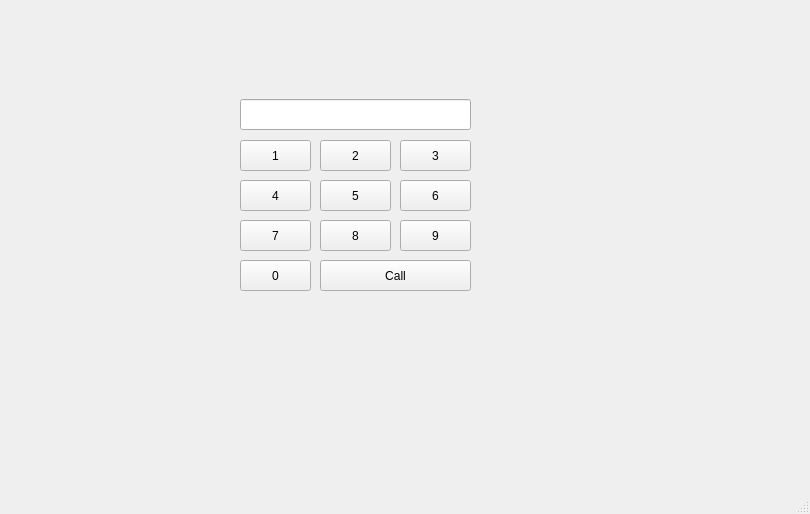
<?xml version="1.0" encoding="UTF-8"?>
<ui version="4.0">
 <class>MainWindow</class>
 <widget class="QMainWindow" name="MainWindow">
  <property name="geometry">
   <rect>
    <x>0</x>
    <y>0</y>
    <width>810</width>
    <height>514</height>
   </rect>
  </property>
  <property name="windowTitle">
   <string>MainWindow</string>
  </property>
  <widget class="QWidget" name="centralwidget">
   <widget class="QPushButton" name="pb1">
    <property name="geometry">
     <rect>
      <x>240</x>
      <y>140</y>
      <width>71</width>
      <height>31</height>
     </rect>
    </property>
    <property name="text">
     <string>1</string>
    </property>
   </widget>
   <widget class="QPushButton" name="pb2">
    <property name="geometry">
     <rect>
      <x>320</x>
      <y>140</y>
      <width>71</width>
      <height>31</height>
     </rect>
    </property>
    <property name="text">
     <string>2</string>
    </property>
   </widget>
   <widget class="QPushButton" name="pb3">
    <property name="geometry">
     <rect>
      <x>400</x>
      <y>140</y>
      <width>71</width>
      <height>31</height>
     </rect>
    </property>
    <property name="text">
     <string>3</string>
    </property>
   </widget>
   <widget class="QPushButton" name="pb4">
    <property name="geometry">
     <rect>
      <x>240</x>
      <y>180</y>
      <width>71</width>
      <height>31</height>
     </rect>
    </property>
    <property name="text">
     <string>4</string>
    </property>
   </widget>
   <widget class="QPushButton" name="pb5">
    <property name="geometry">
     <rect>
      <x>320</x>
      <y>180</y>
      <width>71</width>
      <height>31</height>
     </rect>
    </property>
    <property name="text">
     <string>5</string>
    </property>
   </widget>
   <widget class="QPushButton" name="pb6">
    <property name="geometry">
     <rect>
      <x>400</x>
      <y>180</y>
      <width>71</width>
      <height>31</height>
     </rect>
    </property>
    <property name="text">
     <string>6</string>
    </property>
   </widget>
   <widget class="QPushButton" name="pb7">
    <property name="geometry">
     <rect>
      <x>240</x>
      <y>220</y>
      <width>71</width>
      <height>31</height>
     </rect>
    </property>
    <property name="text">
     <string>7</string>
    </property>
   </widget>
   <widget class="QPushButton" name="pb8">
    <property name="geometry">
     <rect>
      <x>320</x>
      <y>220</y>
      <width>71</width>
      <height>31</height>
     </rect>
    </property>
    <property name="text">
     <string>8</string>
    </property>
   </widget>
   <widget class="QPushButton" name="pb9">
    <property name="geometry">
     <rect>
      <x>400</x>
      <y>220</y>
      <width>71</width>
      <height>31</height>
     </rect>
    </property>
    <property name="text">
     <string>9</string>
    </property>
   </widget>
   <widget class="QPushButton" name="pb0">
    <property name="geometry">
     <rect>
      <x>240</x>
      <y>260</y>
      <width>71</width>
      <height>31</height>
     </rect>
    </property>
    <property name="text">
     <string>0</string>
    </property>
   </widget>
   <widget class="QPushButton" name="pbCall">
    <property name="geometry">
     <rect>
      <x>320</x>
      <y>260</y>
      <width>151</width>
      <height>31</height>
     </rect>
    </property>
    <property name="text">
     <string>Call</string>
    </property>
   </widget>
   <widget class="QLineEdit" name="le1">
    <property name="geometry">
     <rect>
      <x>240</x>
      <y>99</y>
      <width>231</width>
      <height>31</height>
     </rect>
    </property>
   </widget>
  </widget>
  <widget class="QMenuBar" name="menubar">
   <property name="geometry">
    <rect>
     <x>0</x>
     <y>0</y>
     <width>810</width>
     <height>21</height>
    </rect>
   </property>
  </widget>
  <widget class="QStatusBar" name="statusbar"/>
 </widget>
 <resources/>
 <connections/>
</ui>
